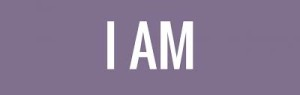
#> input picture images/words/images3.jpg, 300 x 95 px
$ python white_spacing.py
#> lines starting #> are read from the running program, lines starting #| are printed output that depends on the picture
from PIL import Image
import os

input_path = 'images/words'
filename = 'images3.jpg'

file_path = os.path.join(input_path, filename)
print(file_path)
old_im = Image.open(file_path)
#> old_im is the input picture: PIL image 300x95 RGB; mean R, G, B 136.6, 121.7, 148.8
old_size = old_im.size
#> old_size = (300, 95)

# choose new size
new_size = (850, 150)

new_im = Image.new("RGB", new_size, (255, 255, 255))
#> new_im: PIL image 850x150 RGB; every value is 255

if old_size[0] < new_size[0]:
    width = round((new_size[0] - old_size[0]) / 2)
#> width = 275
else:
    print('original image more width')
    width = 0

if old_size[1] < new_size[1]:
    height = round((new_size[1] - old_size[1]) / 2)
#> height = 28
else:
    print('original image more height')
    height = 0

print('width', width)
#| width 275
print('height', height)
#| height 28

new_im.paste(old_im, (round(width), round(height)))
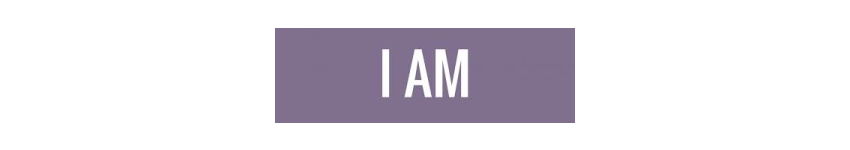
#> new_im: PIL image 850x150 RGB; mean R, G, B 228.5, 225.2, 231.3

new_im.save(os.path.join(input_path, 'white_'+filename))
